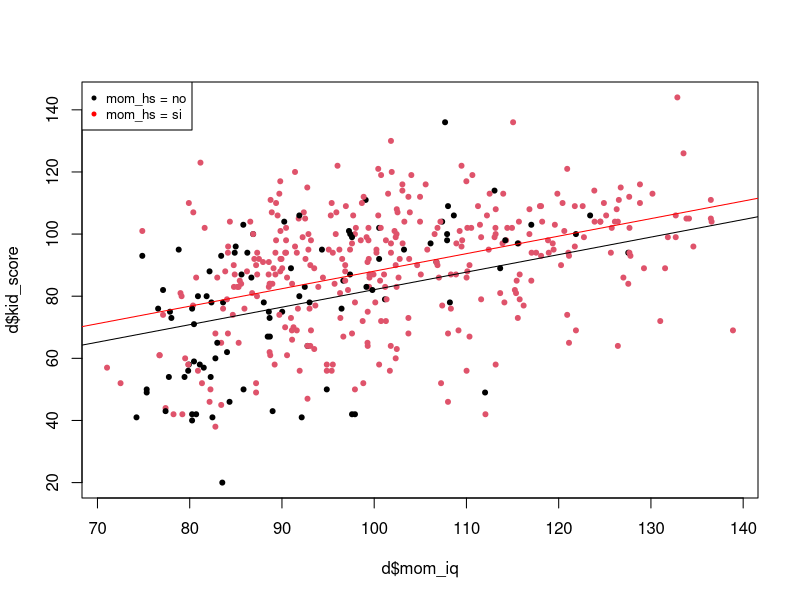
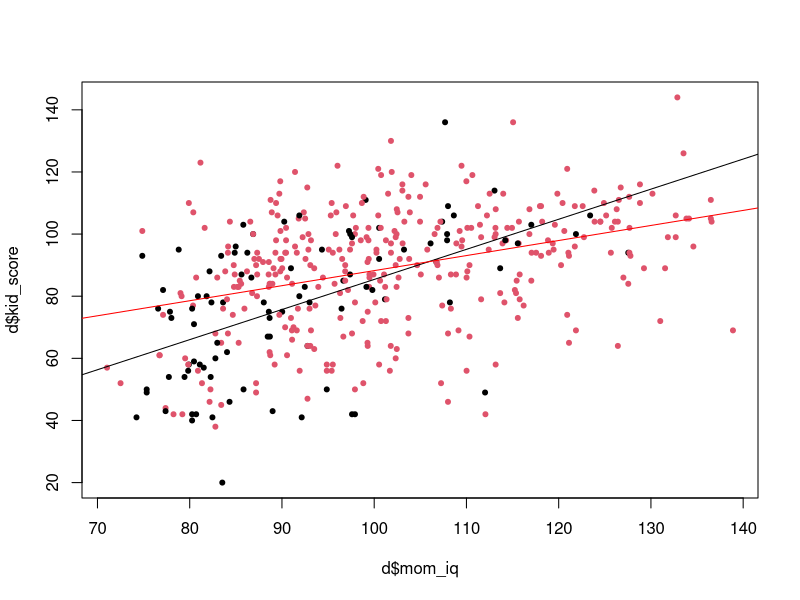

These figures' R source, in order:
## ---- chunk 1
d = read.csv("datos/kidiq.csv")
str(d)
## ---- chunk 2
d$mom_hs = factor(d$mom_hs, labels = c("no", "si"))
d$mom_work = factor(d$mom_work, labels = c("notrabaja", "trabaja23", "trabaja1_parcial", "trabaja1_completo"))
## ---- chunk 3
secundaria_si = ifelse(d$mom_hs == "si", 1, 0)
## ---- chunk 4
m = lm(kid_score ~ secundaria_si, data = d)
coef(m)
## ---- chunk 5
mean(d$kid_score[d$mom_hs == "no"])
## ---- chunk 6
mean(d$kid_score[d$mom_hs == "si"])
## ---- chunk 7
m = lm(kid_score ~ mom_hs, data = d)
summary(m)
## ---- chunk 8
levels(d$mom_hs)
## ---- chunk 9
contrasts(d$mom_hs)
## ---- chunk 10
secundaria_no = ifelse(d$mom_hs == "no", 1, 0)
## ---- chunk 11
m = lm(kid_score ~ secundaria_no, data = d)
coef(m)
## ---- chunk 12
coef(m)[1] + coef(m)[2]
## ---- chunk 13
levels(d$mom_hs)
## ---- chunk 14
contrasts(d$mom_hs)
## ---- chunk 15
d$mom_hs = relevel(d$mom_hs, ref = "si")
levels(d$mom_hs)
## ---- chunk 16
contrasts(d$mom_hs)
## ---- chunk 17
m = lm(kid_score ~ mom_hs, data = d)
summary(m)
## ---- chunk 18
m = lm(kid_score ~ 0 + secundaria_si + secundaria_no, data = d)
summary(m)
## ---- chunk 19
m = lm(kid_score ~ 0 + mom_hs, data = d)
summary(m)
## ---- chunk 20
levels(d$mom_work)
## ---- chunk 21
notrabaja_si = ifelse(d$mom_work == "notrabaja", 1, 0)
trabaja23_si = ifelse(d$mom_work == "trabaja23", 1, 0)
trabaja1_parcial_si = ifelse(d$mom_work == "trabaja1_parcial", 1, 0)
trabaja1_completo_si = ifelse(d$mom_work == "trabaja1_completo", 1, 0)
## ---- chunk 22
m = lm(kid_score ~ trabaja23_si + trabaja1_parcial_si + trabaja1_completo_si, data = d)
summary(m)
## ---- chunk 23
m = lm(kid_score ~ mom_work, data = d)
summary(m)
## ---- chunk 24
levels(d$mom_work)
## ---- chunk 25
contrasts(d$mom_work)
## ---- chunk 26
d$mom_work = relevel(d$mom_work, ref="trabaja1_parcial")
levels(d$mom_work)
## ---- chunk 27
m = lm(kid_score ~ mom_work, data = d)
summary(m)
## ---- chunk 28
d$mom_work1 = factor(d$mom_work, levels=c("trabaja1_completo","trabaja23","notrabaja","trabaja1_parcial"))
levels(d$mom_work1)
## ---- chunk 29
m = lm(kid_score ~ mom_work1, data = d)
summary(m)
## ---- chunk 30
m = lm(kid_score ~ mom_iq + secundaria_si, data = d)
summary(m)
## ---- chunk 31
# Para estar seguro del nivel de referencia:
d$mom_hs = relevel(d$mom_hs, ref="no")
## ---- chunk 32
plot(d$mom_iq, d$kid_score, col = d$mom_hs, pch = 20)
abline(a = m$coefficients["(Intercept)"], b = m$coefficients["mom_iq"], col = "black")
abline(a = m$coefficients["(Intercept)"] + m$coefficients["secundaria_si"],
       b = m$coefficients["mom_iq"], col = "red")
legend("topleft", legend = c("mom_hs = no", "mom_hs = si"), col = c("black", "red"), pch = 20, cex = 0.8)
## ---- chunk 33
m = lm(kid_score ~ mom_iq + mom_hs, data = d)
summary(m)
## ---- chunk 34
m = lm(kid_score ~ mom_iq + secundaria_si + I(mom_iq*secundaria_si), data = d)
summary(m)
## ---- chunk 35
plot(d$mom_iq, d$kid_score, col = d$mom_hs, pch = 20)
abline(a = m$coefficients["(Intercept)"], b = m$coefficients["mom_iq"], col = "black")
abline(a = m$coefficients["(Intercept)"] + m$coefficients["secundaria_si"],
       b = m$coefficients["mom_iq"] + m$coefficients["I(mom_iq * secundaria_si)"], col = "red")
## ---- chunk 36
m = lm(kid_score ~ mom_iq + mom_hs + mom_iq:mom_hs, data = d)
summary(m)
## ---- chunk 37
m = lm(kid_score ~ mom_iq * mom_hs, data = d)
summary(m)
